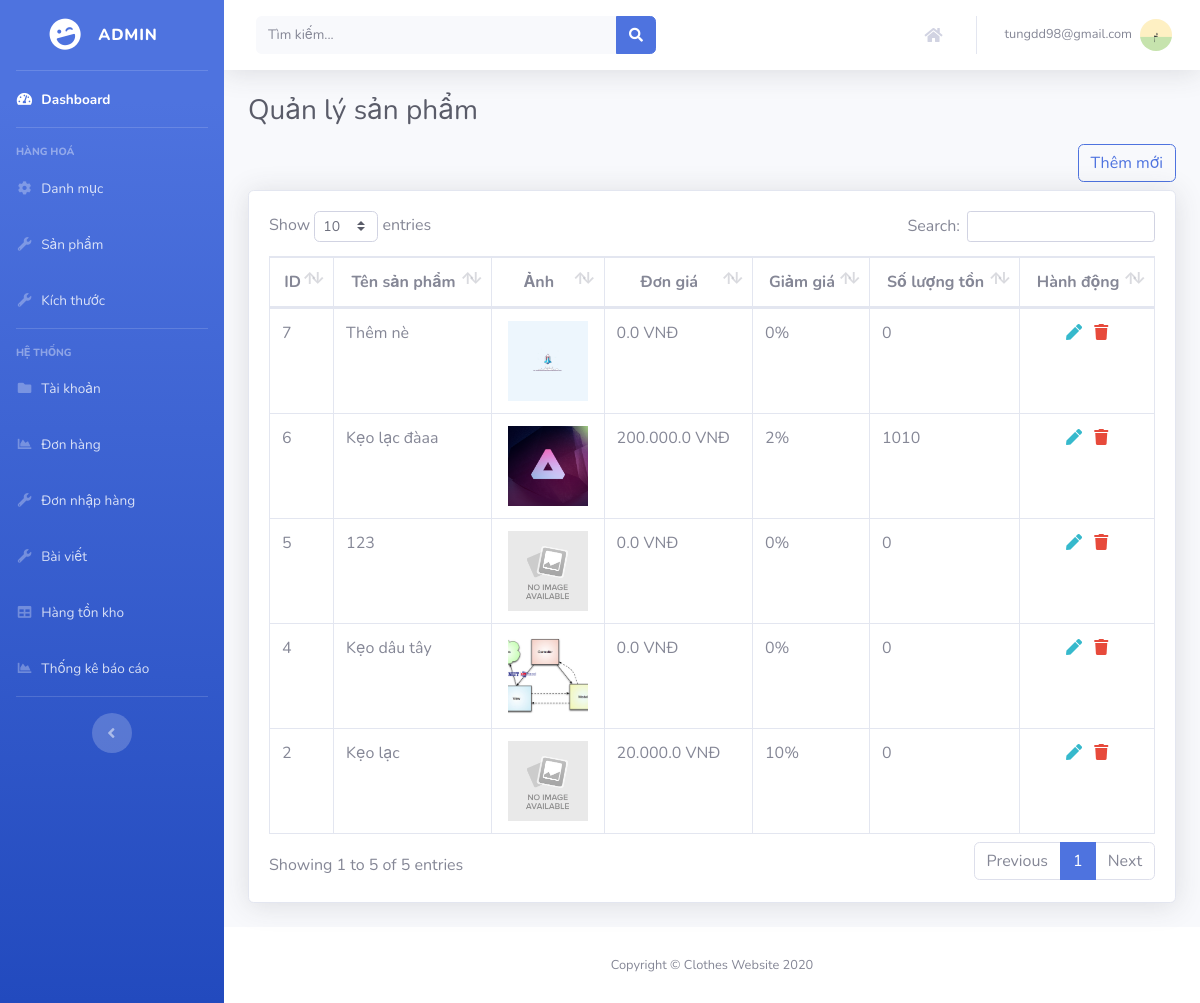
Page /admin/product (signed in) on the committed database.
### tables this page shows
CREATE TABLE `products` (
  `id` int(11) NOT NULL,
  `category_id` int(11) DEFAULT NULL,
  `title` varchar(255) DEFAULT NULL,
  `description` text DEFAULT NULL,
  `content` text DEFAULT NULL,
  `price` float DEFAULT 0,
  `sale` float DEFAULT 0,
  `quantity` int(11) DEFAULT 0,
  `thumbnail` varchar(255) DEFAULT NULL,
  `images` text DEFAULT NULL,
  `created_at` timestamp NOT NULL DEFAULT current_timestamp()
);

### controller/BaseController.php (called while the page is built, shortened)
<?php
class BaseController
{
    public function loadView($_view, $var)
    {
        $this->view = $_view;
        include "view/{$this->view}.php";
    }
}

### model/Model.php (called while the page is built, shortened)
<?php
$db = mysqli_connect($hostname, $username, $password, $database);
mysqli_set_charset($db, "UTF8");
class Model
{
    public function _getListAll($sql)
    {
        global $db;
        $result = mysqli_query($db, $sql);
        $arr = array();
        while ($rows = mysqli_fetch_object($result)) {
            $arr[] = $rows;
        }
        return $arr;
    }
}

### model/ProductModel.php (called while the page is built, shortened)
<?php
class ProductModel extends Model
{
    public $table = 'products';
    public function getListAll()
    {
        return parent::_getListAll("Select * from `$this->table` order by created_at DESC");
    }
}

### helper/index.php (called while the page is built, shortened)
<?php
function textTrundate($str, $limit = 20)
{
    if (strlen($str) <= $limit) {
        return $str;
    }
    return mb_substr($str, 0, $limit - 3, 'UTF-8') . '...';
}

### view/admin/product/index.php (the view, shortened to what this page needs)
<head>
    <link href="public/backend/vendor/datatables/dataTables.bootstrap4.min.css" rel="stylesheet">
</head>
<div class="container-fluid">
    <h1 class="h3 mb-2 text-gray-800"><?php echo $title ?></h1>
    <div class="d-flex justify-content-end py-2">
        <a href="admin/<?php echo $path ?>/add" class="btn btn-outline-primary">Thêm mới</a>
    </div>
    <div class="card shadow mb-4">
        <div class="card-body">
            <div class="table-responsive">
                <table class="table table-bordered" id="dataTable" width="100%" cellspacing="0">
                    <thead>
                        <tr class="text-center">
                            <th>ID</th>
                            <th>Tên sản phẩm</th>
                            <th>Ảnh </th>
                            <th>Đơn giá</th>
                            <th>Giảm giá</th>
                            <th>Số lượng tồn</th>
                            <th>Hành động</th>
                        </tr>
                    </thead>
                    <tbody>
                        <?php foreach($data as $key => $val) { ?>
                        <tr>
                            <td><?php echo $val->id ?></td>
                            <td><?php echo textTrundate($val->title, 20) ?></td>
                            <td class="text-center">
                                <?php if(file_exists("public/$imagePath/" . $val->thumbnail) && !empty($val->thumbnail)) { ?>
                                <img src="public/<?php echo $imagePath . '/' . $val->thumbnail?>"
                                    style="width: 80px; height: 80px; object-fit: cover">
                                <?php } else {; ?>
                                <img src="public/upload/no-image.jpg"
                                    style="width: 80px; height: 80px; object-fit: cover">
                                <?php } ?>
                            </td>
                            <td><?php echo number_format($val->price, 1, ".", "."); ?> VNĐ</td>
                            <td><?php echo $val->sale ?>%</td>
                            <td><?php echo $val->quantity ?></td>
                            <td class="text-center">
                                <a href="admin/<?php echo $path ?>/edit/<?php echo $val->id ?>" class="text-info px-1"><i
                                        class="fa fa-pen"></i></a>
                                <a href="javascript:;" class="text-danger px-1"><i class="fa fa-trash"
                                        onclick="deleteItem(<?php echo $val->id ?>, 'product')"></i></a>
                            </td>
                        </tr>
                        <?php }; ?>
                    </tbody>
                </table>
            </div>
        </div>
    </div>
</div>

### rows in the picture
products: id "7", title "Thêm nè", thumbnail (picture), price "0.0", sale "0", quantity "0"
products: id "6", title "Kẹo lạc đàaa", thumbnail (picture), price "200.000.0", sale "2", quantity "1010"
products: id "5", title "123", price "0.0", sale "0", quantity "0"
products: id "4", title "Kẹo dâu tây", thumbnail (picture), price "0.0", sale "0", quantity "0"
products: id "2", title "Kẹo lạc", price "20.000.0", sale "10", quantity "0"

### other values in the picture
$_SESSION['email'] "tungdd98@gmail.com"
$title "Quản lý sản phẩm"
